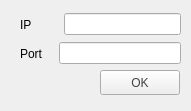
  <widget class="QWidget" name="widgetSettingsMain" native="true">
   <property name="geometry">
    <rect>
     <x>150</x>
     <y>30</y>
     <width>191</width>
     <height>111</height>
    </rect>
   </property>
   <property name="autoFillBackground">
    <bool>true</bool>
   </property>
   <widget class="QPushButton" name="pbHostAddressMain">
    <property name="geometry">
     <rect>
      <x>100</x>
      <y>70</y>
      <width>80</width>
      <height>25</height>
     </rect>
    </property>
    <property name="palette">
     <palette>
      <active>
       <colorrole role="ButtonText">
        <brush brushstyle="SolidPattern">
         <color alpha="255">
          <red>64</red>
          <green>66</green>
          <blue>68</blue>
         </color>
        </brush>
       </colorrole>
      </active>
      <inactive>
       <colorrole role="ButtonText">
        <brush brushstyle="SolidPattern">
         <color alpha="255">
          <red>64</red>
          <green>66</green>
          <blue>68</blue>
         </color>
        </brush>
       </colorrole>
      </inactive>
      <disabled>
       <colorrole role="ButtonText">
        <brush brushstyle="SolidPattern">
         <color alpha="255">
          <red>32</red>
          <green>33</green>
          <blue>34</blue>
         </color>
        </brush>
       </colorrole>
      </disabled>
     </palette>
    </property>
    <property name="text">
     <string>OK</string>
    </property>
   </widget>
   <widget class="QWidget" name="layoutWidget">
    <property name="geometry">
     <rect>
      <x>20</x>
      <y>11</y>
      <width>161</width>
      <height>27</height>
     </rect>
    </property>
    <layout class="QHBoxLayout" name="horizontalLayout_7">
     <property name="spacing">
      <number>32</number>
     </property>
     <item>
      <widget class="QLabel" name="label_7">
       <property name="text">
        <string>IP</string>
       </property>
      </widget>
     </item>
     <item>
      <widget class="QLineEdit" name="leIPMain">
       <property name="palette">
        <palette>
         <active>
          <colorrole role="Text">
           <brush brushstyle="SolidPattern">
            <color alpha="255">
             <red>64</red>
             <green>66</green>
             <blue>68</blue>
            </color>
           </brush>
          </colorrole>
         </active>
         <inactive>
          <colorrole role="Text">
           <brush brushstyle="SolidPattern">
            <color alpha="255">
             <red>64</red>
             <green>66</green>
             <blue>68</blue>
            </color>
           </brush>
          </colorrole>
         </inactive>
         <disabled>
          <colorrole role="Text">
           <brush brushstyle="SolidPattern">
            <color alpha="255">
             <red>32</red>
             <green>33</green>
             <blue>34</blue>
            </color>
           </brush>
          </colorrole>
         </disabled>
        </palette>
       </property>
       <property name="text">
        <string/>
       </property>
      </widget>
     </item>
    </layout>
   </widget>
   <widget class="QWidget" name="layoutWidget">
    <property name="geometry">
     <rect>
      <x>20</x>
      <y>40</y>
      <width>161</width>
      <height>27</height>
     </rect>
    </property>
    <layout class="QHBoxLayout" name="horizontalLayout_8">
     <property name="spacing">
      <number>16</number>
     </property>
     <item>
      <widget class="QLabel" name="label_8">
       <property name="text">
        <string>Port</string>
       </property>
      </widget>
     </item>
     <item>
      <widget class="QLineEdit" name="lePortMain"/>
     </item>
    </layout>
   </widget>
  </widget>
